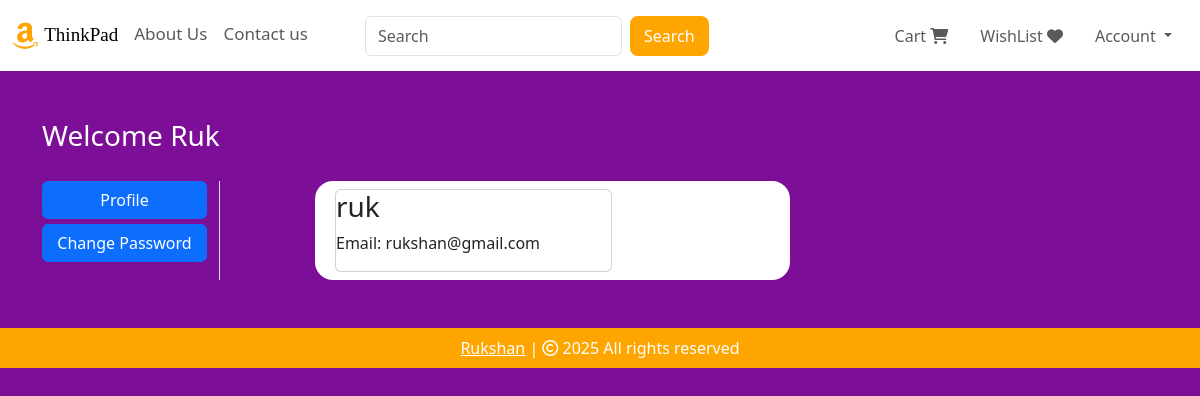
Page /profile/1 (signed in) on the committed database.
### webapp/models.py (models this page shows, shortened)
class Customer(db.Model, UserMixin):
    id = db.Column(db.Integer, primary_key=True)
    email = db.Column(db.String(100), unique=True)
    username = db.Column(db.String(100))
    password_hash = db.Column(db.String(150))
    date_joined = db.Column(db.DateTime(), default=datetime.utcnow)
    cart_items = db.relationship('Cart', backref=db.backref('customer', lazy=True))
    orders = db.relationship('Order', backref=db.backref('customer', lazy=True))
    @property
    def password(self):
        raise AttributeError('Password is not a readable Attribute')

### webapp/auth.py (the view)
@auth.route('/profile/<int:customer_id>')#profile
@login_required
def profile(customer_id):
    customer=Customer.query.get(customer_id);
    return render_template('profile.html',customer=customer)

### webapp/templates/profile.html (shortened to what this page needs)
{% extends 'base.html' %}
{% block body %}
<div class="container my-5">
    <div class="row">
        <h3 style="color: white;">Welcome <span class="text-capitalize">{{ customer.username }}</span></h3>
        <div class="col-sm-2 border-end" style="margin-top: 20px;">
            <ul class="list-unstyled">
                <li class="d-grid"><a href="#" class="btn btn-primary">Profile</a></li>
                <li class="d-grid"><a href="/change-password/{{ customer.id }}" class="btn btn-primary" style="margin-top: 5px;">Change Password</a></li>
            </ul>
        </div>
        <div class="col-sm-5 offset-sm-1" style="background-color: white; border-radius: 18px; margin-top: 20px;">
            <div class="row">
                <div class="col-sm-8">
                    <div class="card m-2">
                        <h3>{{ customer.username }}</h3>
                        <p>Email: {{ customer.email }}</p>
                    </div>
                </div>
            </div>
        </div>
    </div>
</div>
{% endblock %}

### rows in the picture
Customer: username "Ruk", username "ruk", email "rukshan@gmail.com"
